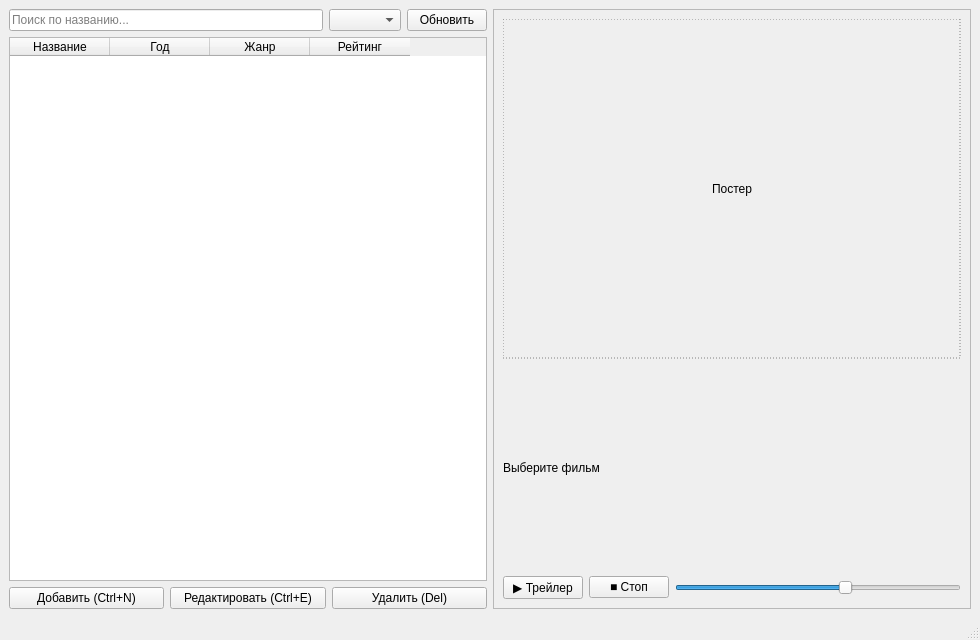
<?xml version="1.0" encoding="UTF-8"?>
<ui version="4.0">
 <class>MainWindow</class>
 <widget class="QMainWindow" name="MainWindow">
  <property name="geometry">
   <rect><x>0</x><y>0</y><width>980</width><height>640</height></rect>
  </property>
  <property name="windowTitle">
   <string>КиноБаза — коллекция фильмов</string>
  </property>
  <widget class="QWidget" name="centralwidget">
   <layout class="QHBoxLayout" name="hl_main">
    <item>
     <layout class="QVBoxLayout" name="vl_left">
      <item>
       <layout class="QHBoxLayout" name="hl_search">
        <item>
         <widget class="QLineEdit" name="edit_search">
          <property name="placeholderText"><string>Поиск по названию...</string></property>
         </widget>
        </item>
        <item>
         <widget class="QComboBox" name="combo_genre"/>
        </item>
        <item>
         <widget class="QPushButton" name="btn_refresh">
          <property name="text"><string>Обновить</string></property>
         </widget>
        </item>
       </layout>
      </item>
      <item>
       <widget class="QTableWidget" name="table_movies">
        <property name="selectionBehavior"><enum>QAbstractItemView::SelectRows</enum></property>
        <property name="editTriggers"><set>QAbstractItemView::NoEditTriggers</set></property>
        <property name="columnCount"><number>4</number></property>
        <column><property name="text"><string>Название</string></property></column>
        <column><property name="text"><string>Год</string></property></column>
        <column><property name="text"><string>Жанр</string></property></column>
        <column><property name="text"><string>Рейтинг</string></property></column>
       </widget>
      </item>
      <item>
       <layout class="QHBoxLayout" name="hl_buttons">
        <item><widget class="QPushButton" name="btn_add"><property name="text"><string>Добавить (Ctrl+N)</string></property></widget></item>
        <item><widget class="QPushButton" name="btn_edit"><property name="text"><string>Редактировать (Ctrl+E)</string></property></widget></item>
        <item><widget class="QPushButton" name="btn_delete"><property name="text"><string>Удалить (Del)</string></property></widget></item>
       </layout>
      </item>
     </layout>
    </item>
    <item>
     <widget class="QFrame" name="frame_right">
      <property name="frameShape"><enum>QFrame::StyledPanel</enum></property>
      <property name="minimumWidth"><number>320</number></property>
      <layout class="QVBoxLayout" name="vl_right">
       <item><widget class="QLabel" name="label_poster">
         <property name="text"><string>Постер</string></property>
         <property name="alignment"><set>Qt::AlignCenter</set></property>
         <property name="minimumSize"><size><width>280</width><height>340</height></size></property>
         <property name="styleSheet"><string>border:1px dashed gray;</string></property>
       </widget></item>
       <item><widget class="QLabel" name="label_info"><property name="text"><string>Выберите фильм</string></property><property name="wordWrap"><bool>true</bool></property></widget></item>
       <item>
        <layout class="QHBoxLayout" name="hl_audio">
         <item><widget class="QPushButton" name="btn_play"><property name="text"><string>▶ Трейлер</string></property></widget></item>
         <item><widget class="QPushButton" name="btn_stop"><property name="text"><string>■ Стоп</string></property></widget></item>
         <item><widget class="QSlider" name="slider_volume"><property name="orientation"><enum>Qt::Horizontal</enum></property><property name="maximum"><number>100</number></property><property name="value"><number>60</number></property></widget></item>
        </layout>
       </item>
      </layout>
     </widget>
    </item>
   </layout>
  </widget>
  <widget class="QMenuBar" name="menubar">
   <widget class="QMenu" name="menu_file">
    <property name="title"><string>Файл</string></property>
    <addaction name="action_export"/>
    <addaction name="action_quit"/>
   </widget>
   <widget class="QMenu" name="menu_help">
    <property name="title"><string>Справка</string></property>
    <addaction name="action_about"/>
   </widget>
  </widget>
  <widget class="QStatusBar" name="statusbar"/>
  <action name="action_export"><property name="text"><string>Экспорт списка...</string></property></action>
  <action name="action_quit"><property name="text"><string>Выход</string></property><property name="shortcut"><string>Ctrl+Q</string></property></action>
  <action name="action_about"><property name="text"><string>О программе</string></property></action>
 </widget>
 <resources/>
 <connections/>
</ui>
